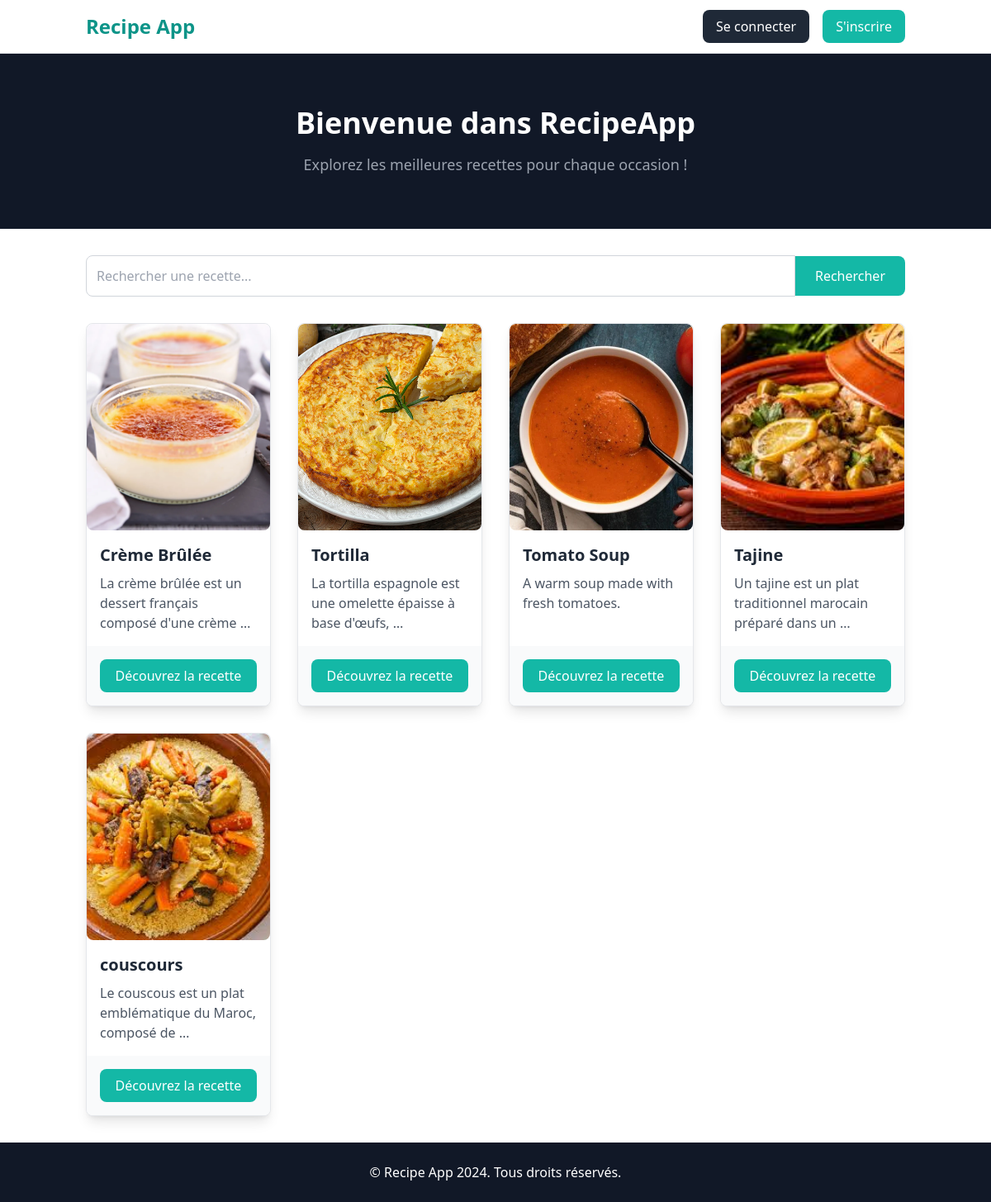
Page /recipes/ on the earlier database version.
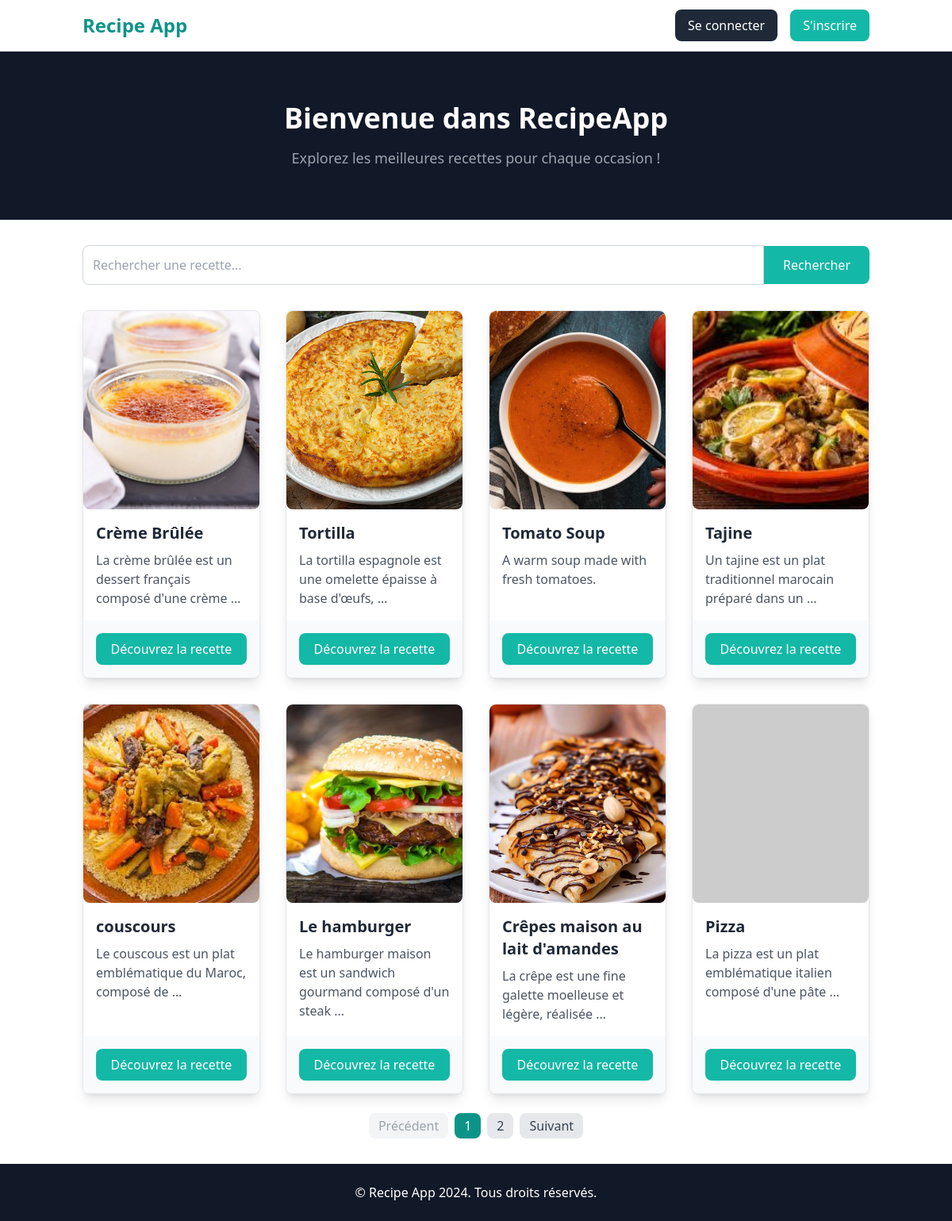
Same page on the later database version.
### recipes/models.py (models this page shows, shortened)
class Recipe(models.Model):
    title = models.CharField(max_length=200)  # Titre de la recette
    description = models.TextField()  # Description détaillée de la recette
    user = models.ForeignKey(User, on_delete=models.SET_NULL, null=True, blank=True)  # Utilisateur ayant créé la recette
    image = models.ImageField(upload_to='recipes_photos/', default="https://dummyimage.com/450x300/dee2e6/6c757d.jpg")  # Image de la recette

### recipes/views.py (the view)
# urls.py: path('',recipes.views.index,name='recipes'),
def index(request):
    template = loader.get_template("./recipes/index.html")
    liste_recettes = Recipe.objects.all()
    paginator = Paginator(liste_recettes, 8)  # 8 recettes par page
    page_number = request.GET.get('page')  # Numéro de la page actuelle
    recettes = paginator.get_page(page_number)  # Obtenez les recettes pour la page
    return HttpResponse(template.render(request=request, context={"recettes": recettes}))

### recipes/templates/recipes/index.html (shortened to what the changed rows need)
<!DOCTYPE html>
<html lang="en">
<head>
    <script src="https://cdn.tailwindcss.com"></script>
</head>
<body class="font-sans antialiased">
    <header class="bg-gray-900 py-16">
        <div class="container mx-auto text-center text-white">
            <h1 class="text-4xl font-bold">Bienvenue dans RecipeApp</h1>
        </div>
    </header>
    <section class="py-8">
        <div class="container mx-auto px-4">
            <div class="grid grid-cols-1 md:grid-cols-2 lg:grid-cols-4 gap-8">
                {% for recette in recettes %}
                <div
                    class="bg-white border border-gray-200 rounded-lg shadow-lg overflow-hidden hover:scale-105 transform transition flex flex-col">
                    <img src="../../../recipes_photos/{{recette.image }}"
                        class="w-full h-[250px] object-cover rounded-lg"
                        onerror="this.onerror=null; this.src='https://dummyimage.com/450x300/dee2e6/6c757d.jpg';">
                    <div class="p-4 flex-grow">
                        <h2 class="text-xl font-semibold text-gray-800">{{ recette.title }}</h2>
                        <p class="text-gray-600 mt-2">{{ recette.description|truncatewords:10 }}</p>
                    </div>
                    <div class="p-4 bg-gray-50 mt-auto">
                        <a href="{% url 'recette_info' recette.id%}"
                            class="bg-teal-500 text-white hover:bg-teal-600 px-4 py-2 block text-center rounded-lg">Découvrez
                            la recette</a>
                    </div>
                </div>
                {% endfor %}
            </div>
        </div>
        {% if recettes.has_other_pages %}
        <div class="flex justify-center mt-6">
            {% if recettes.has_previous %}
            <a href="?page={{ recettes.previous_page_number }}{% for key, value in request.GET.items %}{% if key != 'page' %}&{{ key }}={{ value }}{% endif %}{% endfor %}"
                class="px-3 py-1 bg-gray-200 text-gray-700 rounded-lg mx-1">Précédent</a>
            {% else %}
            <span class="px-3 py-1 bg-gray-100 text-gray-400 rounded-lg mx-1">Précédent</span>
            {% endif %}
            {% for num in recettes.paginator.page_range %}
            {% if num == recettes.number %}
            <span class="px-3 py-1 bg-teal-600 text-white rounded-lg mx-1">{{ num }}</span>
            {% else %}
            <a href="?page={{ num }}{% for key, value in request.GET.items %}{% if key != 'page' %}&{{ key }}={{ value }}{% endif %}{% endfor %}"
                class="px-3 py-1 bg-gray-200 text-gray-700 rounded-lg mx-1">{{ num }}</a>
            {% endif %}
            {% endfor %}
            {% if recettes.has_next %}
            <a href="?page={{ recettes.next_page_number }}{% for key, value in request.GET.items %}{% if key != 'page' %}&{{ key }}={{ value }}{% endif %}{% endfor %}"
                class="px-3 py-1 bg-gray-200 text-gray-700 rounded-lg mx-1">Suivant</a>
            {% else %}
            <span class="px-3 py-1 bg-gray-100 text-gray-400 rounded-lg mx-1">Suivant</span>
            {% endif %}
        </div>
        {% endif %}
    </section>
</body>
</html>

Differences in the rows shown:
added Recipe: image (picture), title "Le hamburger", description "Le hamburger maison est un sandwich gourmand composé d'un steak …"
added Recipe: image (picture), title "Crêpes maison au lait d'amandes", description "La crêpe est une fine galette moelleuse et légère, réalisée …"
added Recipe: title "Pizza", description "La pizza est un plat emblématique italien composé d'une pâte …"
Other differences:
text now shown: "Précédent Suivant"
new list line: "1"
new list line: "2"
